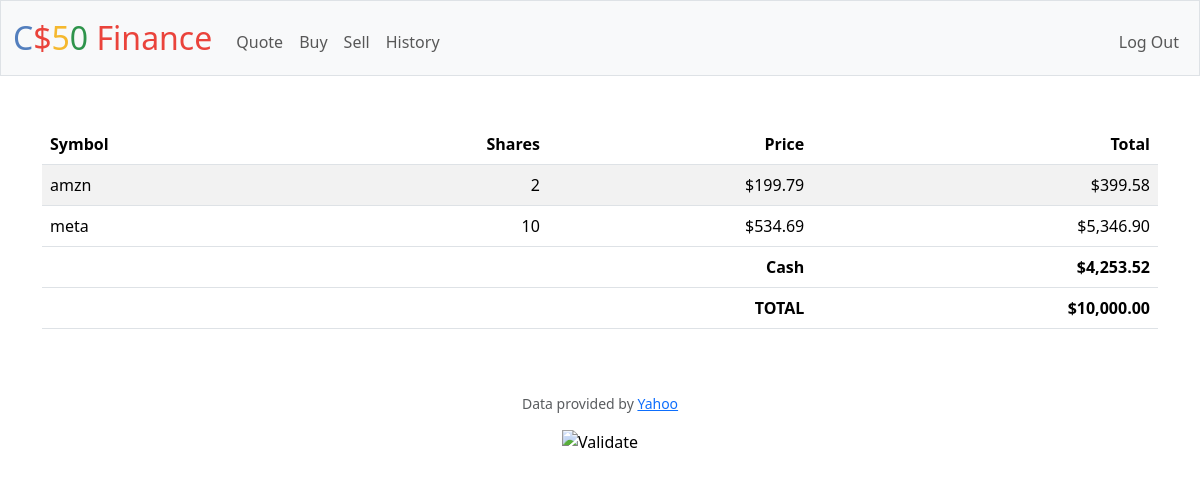
Before: / (signed in) with the older database file.
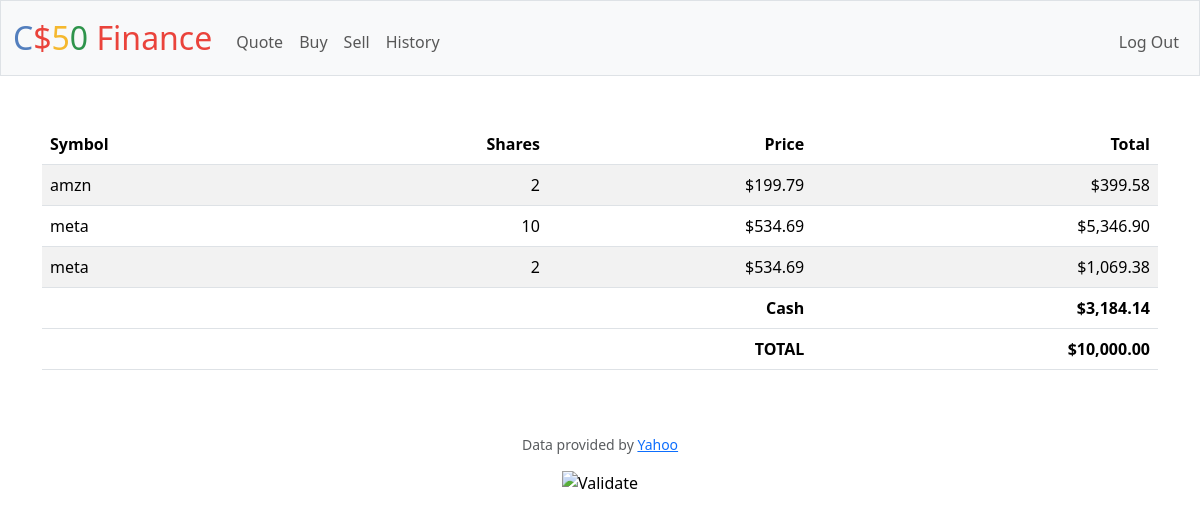
After: the same page with the newer database file.
### tables this page shows
CREATE TABLE purchases (id INTEGER NOT NULL, symbol TEXT NOT NULL, shares INTEGER NOT NULL, price INTEGER NOT NULL, date TEXT NOT NULL);

### app.py (the view)
@app.route("/")
@login_required
def index():
    rows = db.execute("SELECT * FROM PURCHASES WHERE id = ?", session["user_id"])
    user = db.execute("SELECT * FROM users WHERE id = ?", session["user_id"])
    total = 0
    for row in rows:
        total += (float(row["price"]) * float(row["shares"]))
    total += float(user[0]["cash"])
    return render_template("index.html", purchases=rows, cash=usd(user[0]["cash"]), total=usd(total))

### app.py (called while the page is built)
@app.after_request
def after_request(response):
    response.headers["Cache-Control"] = "no-cache, no-store, must-revalidate"
    response.headers["Expires"] = 0
    response.headers["Pragma"] = "no-cache"
    return response

### helpers.py (called while the page is built)
def login_required(f):
    @wraps(f)
    def decorated_function(*args, **kwargs):
        if session.get("user_id") is None:
            return redirect("/login")
        return f(*args, **kwargs)
    return decorated_function

def usd(value):
    return f"${value:,.2f}"

### templates/index.html (shortened to what this page needs)
{% extends "layout.html" %}
{% block main %}
    <table class="table table-striped">
        <thead>
            <tr>
                <th class="text-start">Symbol</th>
                <th class="text-end">Shares</th>
                <th class="text-end">Price</th>
                <th class="text-end">Total</th>
            </tr>
        </thead>
        <tbody>
            {% for purchase in purchases %}
                <tr>
                    <td class="text-start">{{purchase["symbol"]}}</td>
                    <td class="text-end">{{purchase["shares"]}}</td>
                    <td class="text-end">{{purchase["price"] | usd}}</td>
                    <td class="text-end">{{(purchase["price"] * purchase["shares"]) | usd}}</td>
                </tr>
            {% endfor %}
        </tbody>
        <tfoot>
            <tr>
                <td class="text-start"></td>
                <td class="text-end"></td>
                <th class="text-end">Cash</th>
                <th class="text-end">{{cash}}</th>
            </tr>
            <tr>
                <td class="text-start"></td>
                <td class="text-end"></td>
                <th class="text-end">TOTAL</th>
                <th class="text-end">{{total}}</th>
            </tr>
        </tfoot>
    </table>
{% endblock %}

### templates/layout.html (shortened to what this page needs)
<!DOCTYPE html>
<html lang="en">
    <head>
        <link href="https://cdn.jsdelivr.net/npm/bootstrap@5.3.3/dist/css/bootstrap.min.css" rel="stylesheet">
        <link href="/static/styles.css" rel="stylesheet">
    </head>
    <body>
        <nav class="bg-light border navbar navbar-expand-md navbar-light">
            <div class="container-fluid">
                <a class="navbar-brand" href="/"><span class="blue">C</span><span class="red">$</span><span class="yellow">5</span><span class="green">0</span> <span class="red">Finance</span></a>
                <div class="collapse navbar-collapse" id="navbar">
                    {% if session["user_id"] %}
                        <ul class="navbar-nav me-auto mt-2">
                            <li class="nav-item"><a class="nav-link" href="/quote">Quote</a></li>
                            <li class="nav-item"><a class="nav-link" href="/buy">Buy</a></li>
                            <li class="nav-item"><a class="nav-link" href="/sell">Sell</a></li>
                            <li class="nav-item"><a class="nav-link" href="/history">History</a></li>
                        </ul>
                        <ul class="navbar-nav ms-auto mt-2">
                            <li class="nav-item"><a class="nav-link" href="/logout">Log Out</a></li>
                        </ul>
                    {% else %}
                        <ul class="navbar-nav ms-auto mt-2">
                            <li class="nav-item"><a class="nav-link" href="/register">Register</a></li>
                            <li class="nav-item"><a class="nav-link" href="/login">Log In</a></li>
                        </ul>
                    {% endif %}
                </div>
            </div>
        </nav>
        <main class="container py-5 text-center">
            {% block main %}{% endblock %}
        </main>
        <footer class="mb-5">
            <p class="mb-3 small text-center text-muted">
                Data provided by <a href="https://finance.yahoo.com/">Yahoo</a>
            </p>
            <form action="https://validator.w3.org/check" class="text-center" enctype="multipart/form-data" method="post" target="_blank">
                <input alt="Validate" src="/static/I_heart_validator.png" type="image">
            </form>
        </footer>
    </body>
</html>

### static/styles.css (style rules this page uses)
nav .navbar-brand { font-size: xx-large; }
nav .navbar-brand .blue { color: #537fbe; }
nav .navbar-brand .red { color: #ea433b; }
nav .navbar-brand .yellow { color: #f5b82e; }
nav .navbar-brand .green { color: #2e944b; }

Changed rows visible on the page:
added purchases: symbol "meta", shares "2", price "$534.69", (purchase['price']*purchase['shares'])|usd "$1,069.38"
Other visible differences:
{{ cash }}: "$4,253.52" → "$3,184.14"
